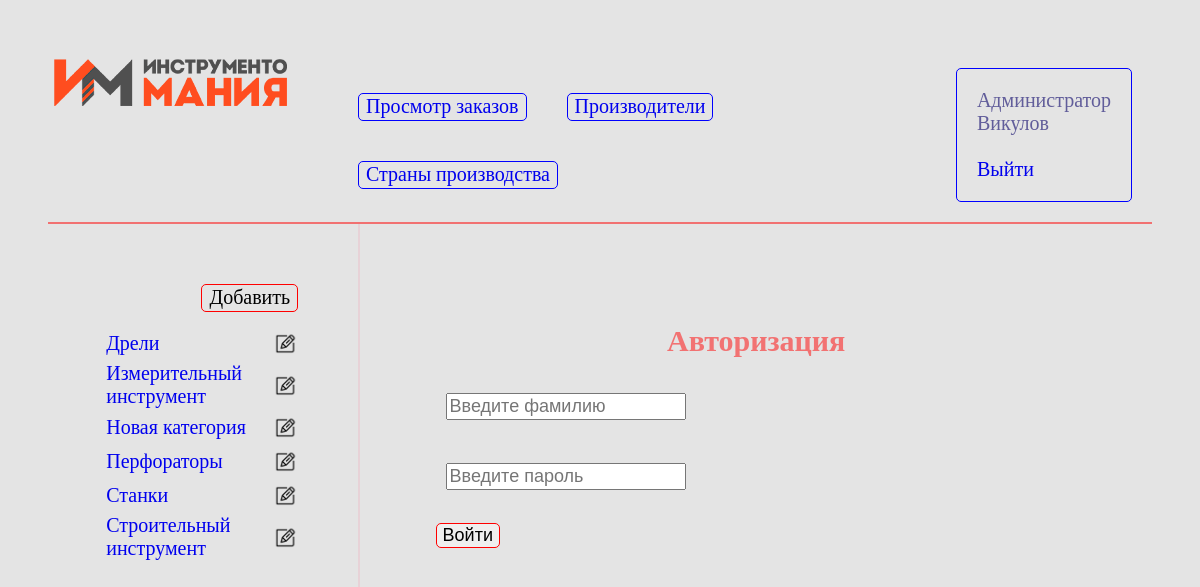
Screenshot of /shop.ru/authorization.php with the database file from the repository.
### shop.ru/include/db.php (called while the page is built, shortened)
<?php
	$auth_session['last_name'] = 'Викулов';
	$auth_session['is_authorized'] = trye;
?>

### shop.ru/include/function.php (called while the page is built, shortened)
<?php
	function get_categories()
	{
		global $link;
		$sql = "SELECT * FROM `группа инструмента`";
		$result = mysqli_query($link, $sql);
		$categories = mysqli_fetch_all($result, MYSQLI_ASSOC);
		return $categories;
	}
	function get_user_last_name($user_last_name)	{
		global $link;
		$sql = "SELECT `id` FROM `users` WHERE `last_name`='$user_last_name'";
		$result = mysqli_query($link, $sql);
		$user = mysqli_fetch_assoc($result);
		return $user;
	}
	function get_user_role($user_id) {
		global $link;
		$sql = "SELECT `role` FROM `users` WHERE id=".$user_id;
		$result = mysqli_query($link, $sql);
		$role = mysqli_fetch_assoc($result);
		return $role;
	}
?>

### shop.ru/leftblock.php (the view)
<div class = "leftblock">
        <?php $categories = get_categories(); ?>
        <?php if ($user_role['role'] == 1): ?>
         <div class="action"><a  href="add_category.php"> Добавить </a></div><br><br>
         <?php endif; ?>
         <table class="edit">
         <?php foreach($categories as $category): ?> <tr>
        <td>
                <a href="/category.php?id=<?=$category['id']?>"><?=$category["title"]?></a>
        </td>
        <td>
                <?php if ($user_role['role'] == 1): ?>
                <a  href="/edit.php?edit_category=<?=$category['id']?>"><img class="edit" src="images/edit.png"></a>
                <?php endif; ?>
        </td>
</tr>
        <?php endforeach; ?>
         </table>
</div>

### shop.ru/style.css (style rules this page uses)
body { font-family: "Times New Roman", "Times Roman", "Serif"; font-size: 20px; color: #615d9a; background-color: #e4e4e4; padding: 40px; }
a { text-decoration: none; }
.leftblock ul li.action, div.action a, div.post a { -webkit-writing-mode: horizontal-tb !important; -webkit-appearance: button; border: 1px solid rgb(255,0,0); border-radius: 5px; padding: 1px 7px 2px; margin: 5px; text-rendering: auto; color: initial; text-align: start; font: 0 20px system-ui; float: right; }
main.container table { border-radius: 10px; -webkit-box-shadow: 10px 10px 10px 5px rgba(150,100,20,0.5); box-shadow: 10px 10px 10px 5px rgba(150,100,20,0.2); }
main.container table.edit { border-radius: 0; -webkit-box-shadow: 10px 10px 10px 5px rgba(255,0,0, 0.5); box-shadow: none; }
img.edit { height: 30px; float: right; }

### rows the page displays
группа инструмента: title "Дрели"
группа инструмента: title "Измерительный инструмент"
группа инструмента: title "Новая категория"
группа инструмента: title "Перфораторы"
группа инструмента: title "Станки"
группа инструмента: title "Строительный инструмент"

### other values shown
$auth_session['last_name'] "Викулов"
